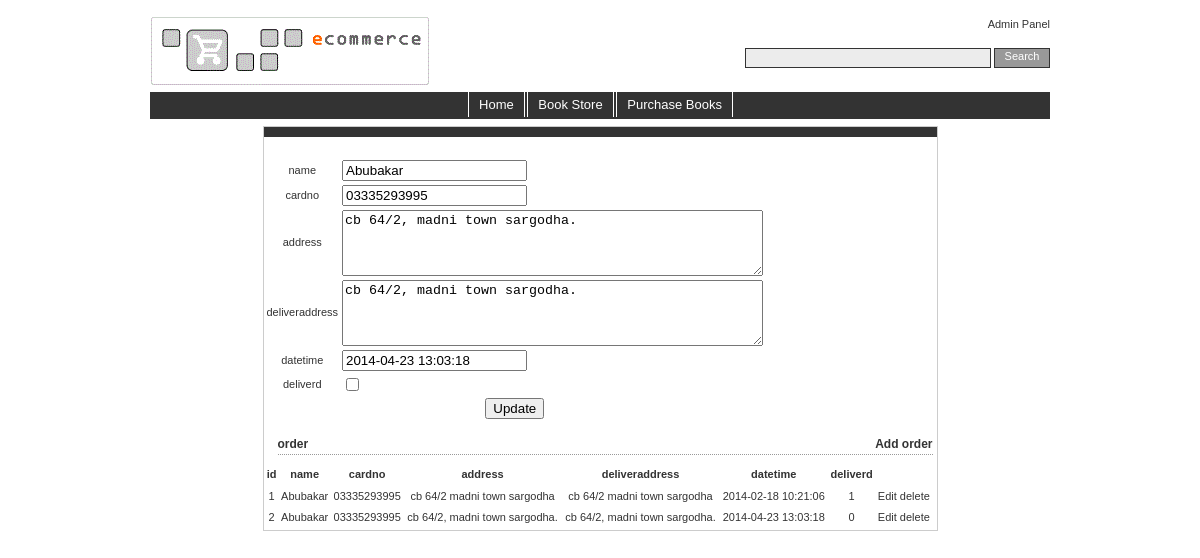
Page /a-Demo/Cart/order.php?action=edit&id=2 on the committed database.
### tables this page shows
CREATE TABLE IF NOT EXISTS `order` (
  `id` int(11) NOT NULL AUTO_INCREMENT,
  `name` varchar(30) NOT NULL,
  `cardno` varchar(15) NOT NULL,
  `address` varchar(50) NOT NULL,
  `deliveraddress` varchar(50) NOT NULL,
  `datetime` datetime NOT NULL,
  `deliverd` int(1) NOT NULL,
  PRIMARY KEY (`id`)
);

### a-Demo/Cart/model_order.php (called while the page is built, shortened)
<?php
  class model_order{
	private $id;
	private $name;
	private $cardno;
	private $address;
	private $deliveraddress;
	private $datetime;
	private $deliverd;
	public function getid(){
		return $this->id;
	}
	public function setid($value){
		$this->id = $value;
	}
	public function getname(){
		return $this->name;
	}
	public function setname($value){
		$this->name = $value;
	}
	public function getcardno(){
		return $this->cardno;
	}
	public function setcardno($value){
		$this->cardno = $value;
	}
	public function getaddress(){
		return $this->address;
	}
	public function setaddress($value){
		$this->address = $value;
	}
	public function getdeliveraddress(){
		return $this->deliveraddress;
	}
	public function setdeliveraddress($value){
		$this->deliveraddress = $value;
	}
	public function getdatetime(){
		return $this->datetime;
	}
	public function setdatetime($value){
		$this->datetime = $value;
	}
	public function getdeliverd(){
		return $this->deliverd;
	}
	public function setdeliverd($value){
		$this->deliverd = $value;
	}
	public function buildarray($result){
		$order= array();
		if($result){
			if(mysqli_num_rows($result)>0){
				while($row = mysqli_fetch_array($result)){
					$std = new model_order();
					$std->setorderobject($row);
					$order[] = $std;
				}
			}
		}
		return $order;
	}
	public function getorder($get=0){
		global $con;
		$order= array();
		if($this->getId() > 0){
			$sql = "select `order`.`id`, `order`.`name`, `order`.`cardno`, `order`.`address`, `order`.`deliveraddress`, `order`.`datetime`, `order`.`deliverd` from `order` where `order`.`id`=".$this->getid();
			$result = mysqli_query($con,$sql);
		}else{
			$sql = "select `order`.`id`, `order`.`name`, `order`.`cardno`, `order`.`address`, `order`.`deliveraddress`, `order`.`datetime`, `order`.`deliverd` from `order`";
			if($get==1){
				return $sql;
			}
			$result = mysqli_query($con,$sql);
		}
		if($result){
			if(mysqli_num_rows($result)>0){
				while($row = mysqli_fetch_array($result)){
					$std = new model_order();
					$std->setorderobject($row);
					$order[] = $std;
				}
			}
		}
		return $order;
	}
}
?>

### a-Demo/Cart/pagination.php (called while the page is built, shortened)
<?php
	$limit = 5;
	$page = 1;
	if($page)
		$start = ($page - 1) * $limit;
	else
		$start = 0;
	$sql .= " LIMIT ".$start.",". $limit;
?>

### a-Demo/Cart/order.php (the view, shortened to what this page needs)
<?php
include "header.php";
include "model_order.php";
$show = 0;
$row = "";
$message = "";
$Object = new model_order();
$submitButton = "add";
if(isset($_GET['action'])){
  if($_GET["action"]=="edit"){
	  $Object->setid($_GET['id']);
	  $row=$Object->getorder();
	  if(count($row) > 0){
		  $submitButton = "Update";
		  $show = 1;
	  }
  }
}
?>
<link rel="stylesheet" type="text/css" media="all" href="css/jsDatePick_ltr.css" />
<div id="mainwrapper" style="width:75%; margin: 0 auto; float:none;">
  <div id="maincontent" style="margin-left:0;>
    <div class="homepics">
	<h2><?php echo $message; ?></h2>
<?php if($show == 1){
?>
<form id="cart" method="post" action="order.php" enctype="multipart/form-data">
  <table width="300" style="margin-top:20px;">
	<tbody>
       	<tr><td align="center">name</td><td><input type="textbox" name="name" value="<?php if($row){ echo $row[0]->getname();} ?>" /></td></tr>
       	<tr><td align="center">cardno</td><td><input type="textbox" name="cardno" value="<?php if($row){ echo $row[0]->getcardno();} ?>" /></td></tr>
       	<tr><td align="center">address</td><td><textarea name=address rows="4" cols="50"><?php if($row){ echo $row[0]->getaddress();} ?></textarea></td></tr>
       	<tr><td align="center">deliveraddress</td><td><textarea name=deliveraddress rows="4" cols="50"><?php if($row){ echo $row[0]->getdeliveraddress();} ?></textarea></td></tr>
       	<tr><td align="center">datetime</td><td><input type="textbox" onfocus="javascript:NewCssCal ('inputField','yyyyMMdd','dropdown',true,'24',true)" id = "inputField" name="datetime" value="<?php if($row){ echo $row[0]->getdatetime();} ?>"/></td></tr>
       	<tr><td align="center">deliverd</td><td><input type="checkbox" name="deliverd" value="<?php if($row){ echo $row[0]->getdeliverd();} ?>" <?php echo (($row?$row[0]->getdeliverd():'')==1?'checked':'') ?> /></td></tr>
	  <tr ><td colspan="2" align="center"><input type="submit"  name="submit" value="<?php echo $submitButton; ?>"></td></tr>
	</tbody>
  </table>
</form>
<?php }?>
<h1><span style="float:left;">order</span><a href="order.php?action=add">Add order</a></h1>
<?php
$Object->setid('');
if($text!=''){
	$Object->settitle($text);
	$sql = $Object->searchorder(1);
}else{
	$sql = $Object->getorder(1);
}
include "pagination.php";
$result = mysqli_query($con,$sql);
 $order=$Object->buildarray($result);
?>
<table width="670">
<thead>
<tr>
       <th>id</th>
       <th>name</th>
       <th>cardno</th>
       <th>address</th>
       <th>deliveraddress</th>
       <th>datetime</th>
       <th>deliverd</th>
</tr>
</thead>
  <tbody>
  <?php
for($i=0;$i<count($order);$i++){?>
  <tr>
       <td align="center"><?php echo $order[$i]->getid(); ?></td>
       <td align="center"><?php echo $order[$i]->getname(); ?></td>
       <td align="center"><?php echo $order[$i]->getcardno(); ?></td>
       <td align="center"><?php echo $order[$i]->getaddress(); ?></td>
       <td align="center"><?php echo $order[$i]->getdeliveraddress(); ?></td>
       <td align="center"><?php echo $order[$i]->getdatetime(); ?></td>
       <td align="center"><?php echo $order[$i]->getdeliverd(); ?></td>
  <td align="center"><a href="order.php?action=edit&id=<?php echo $order[$i]->getid();?>">Edit</a>
	  <a href="order.php?action=delete&id=<?php echo $order[$i]->getid();?>">delete</a>
  </td>
  </tr>
<?php
}
?>
</tbody>
</table>
</div>
</div>
</div>
<?php include "footer.php"; ?>

### a-Demo/Cart/css/style.css (style rules this page uses)
#mainwrapper { float: left; width: 100%; }
#maincontent { margin-left: 150px; border: 1px solid #ccc; }
A:link { color: #333; text-decoration: none; }
h1 { font-size: 12px; font-family : Verdana,Arial,sans-serif; font-weight : bold; padding-top: 5px; border-bottom: 1px dotted #999; color : #333; margin-left: 14px; margin-right: 4px; text-align:right; }
h2 { font-size: 12px; font-family : Verdana,Arial,sans-serif; font-weight : bold; padding: 5px; background-color: #333; color : #FFF; margin-top:0px; }

### rows in the picture
order: name "Abubakar", cardno "03335293995", address "cb 64/2, madni town sargodha.", deliveraddress "cb 64/2, madni town sargodha.", datetime "2014-04-23 13:03:18", id "2", deliverd "0"
order: id "1", name "Abubakar", cardno "03335293995", address "cb 64/2 madni town sargodha", deliveraddress "cb 64/2 madni town sargodha", datetime "2014-02-18 10:21:06", deliverd "1"
